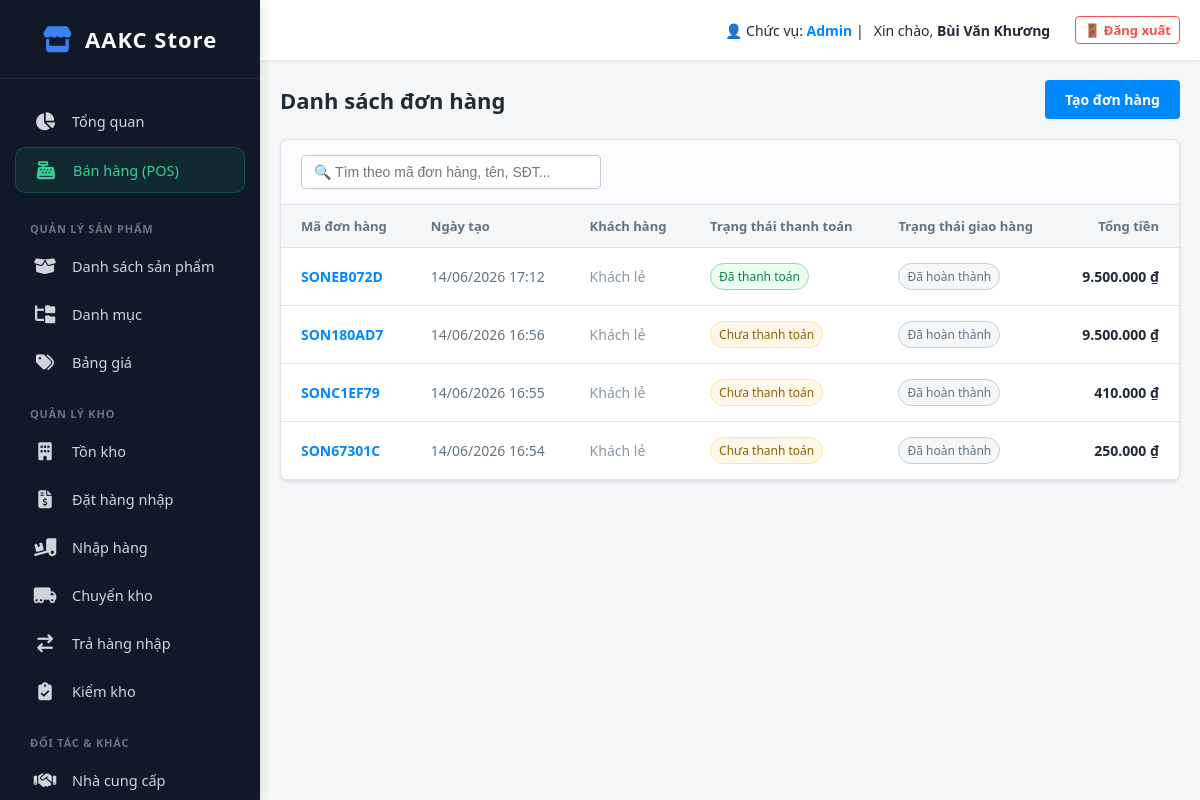
Page /index.php?action=order_list (signed in) on the earlier database version.
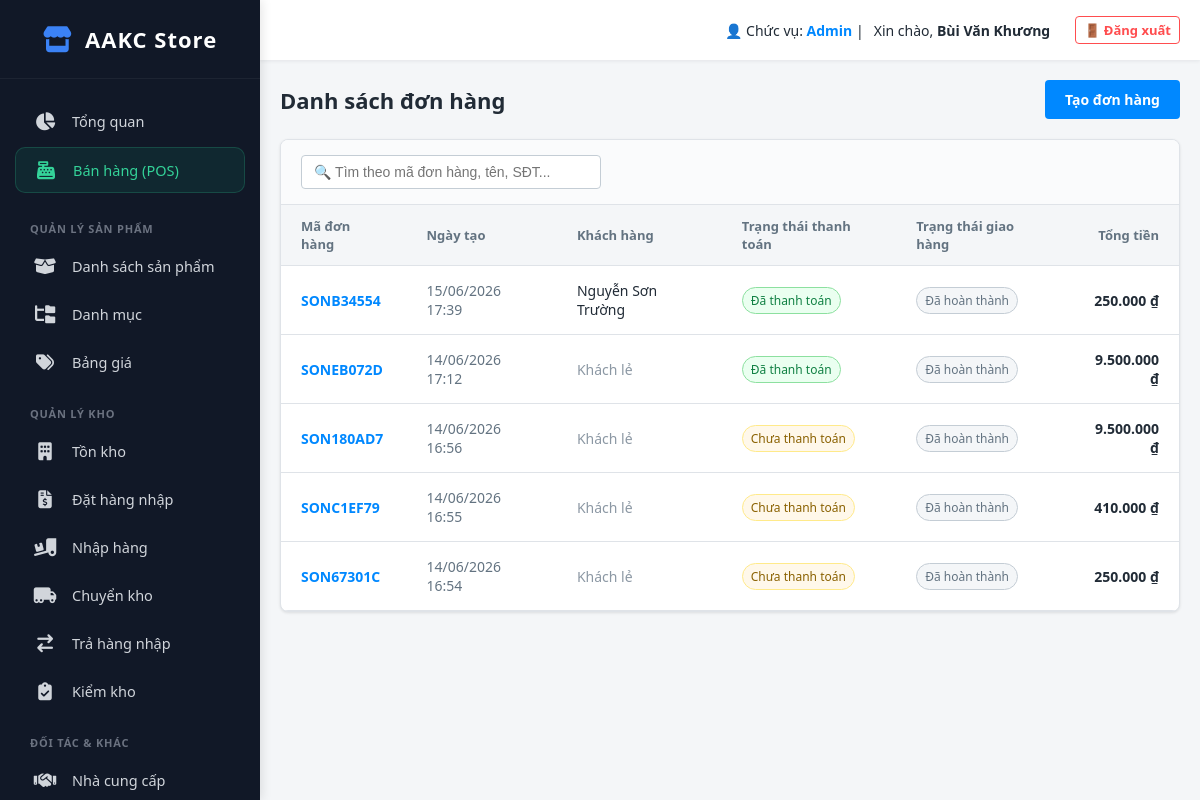
Same page on the later database version.
### tables this page shows
CREATE TABLE `orders` (
  `id` int(11) NOT NULL,
  `order_code` varchar(50) NOT NULL,
  `customer_id` int(11) DEFAULT NULL,
  `branch_id` int(11) DEFAULT NULL,
  `user_id` int(11) DEFAULT NULL,
  `subtotal` decimal(15,2) DEFAULT 0.00,
  `total_product_discount` decimal(15,2) DEFAULT 0.00,
  `total_order_discount` decimal(15,2) DEFAULT 0.00,
  `original_shipping_fee` decimal(15,2) DEFAULT 0.00,
  `total_shipping_discount` decimal(15,2) DEFAULT 0.00,
  `tax_amount` decimal(15,2) DEFAULT 0.00,
  `grand_total` decimal(15,2) DEFAULT 0.00,
  `amount_paid` decimal(15,2) DEFAULT 0.00,
  `sales_channel` enum('pos','web','facebook','shopee') DEFAULT 'pos',
  `payment_status` enum('pending','partial','paid') DEFAULT 'pending',
  `shipping_status` enum('pending','delivering','delivered','returned') DEFAULT 'pending',
  `order_status` enum('draft','processing','completed','cancelled') DEFAULT 'draft',
  `shipping_method` enum('partner','self','pickup','later') DEFAULT 'pickup',
  `shipping_address` text DEFAULT NULL,
  `cod_amount` decimal(15,2) DEFAULT 0.00,
  `note` text DEFAULT NULL,
  `tags` varchar(255) DEFAULT NULL,
  `order_date` datetime DEFAULT current_timestamp(),
  `created_at` timestamp NOT NULL DEFAULT current_timestamp(),
  `payment_method` varchar(50) DEFAULT 'cash'
);

### app/controllers/OrderController.php (called while the page is built, shortened)
<?php
class OrderController
{
    public function list()
    {
        $db = (new Database())->getConnection();
        $query = "SELECT o.*,
                         CONCAT(c.last_name, ' ', c.first_name) AS customer_name
                  FROM orders o
                  LEFT JOIN customers c ON o.customer_id = c.id
                  ORDER BY o.created_at DESC";
        $stmt = $db->prepare($query);
        $stmt->execute();
        $orders = $stmt->fetchAll(PDO::FETCH_ASSOC);
        require_once __DIR__ . '/../views/order/list.php';
    }
}

### public/index.php (called while the page is built, shortened)
<?php
$app = new App();

### app/views/order/list.php (the view, shortened to what this page needs)
<?php require_once __DIR__ . '/../layout/header.php'; ?>
<div class="v3-header">
    <div class="v3-title">Danh sách đơn hàng</div>
    <a href="index.php?action=create_order" class="btn-primary">Tạo đơn hàng</a>
</div>
<div class="v3-card">
    <div class="filter-bar">
        <input type="text" class="search-input" placeholder="🔍 Tìm theo mã đơn hàng, tên, SĐT...">
    </div>
    <table class="v3-table">
        <thead>
            <tr>
                <th>Mã đơn hàng</th>
                <th>Ngày tạo</th>
                <th>Khách hàng</th>
                <th>Trạng thái thanh toán</th>
                <th>Trạng thái giao hàng</th>
                <th style="text-align: right;">Tổng tiền</th>
            </tr>
        </thead>
        <tbody>
            <?php if (empty($orders)): ?>
                <tr>
                    <td colspan="6" style="text-align: center; padding: 40px 0; color: #8c98a4;">
                        Chưa có đơn hàng nào được tạo.
                    </td>
                </tr>
            <?php else: ?>
                <?php foreach ($orders as $o): ?>
                    <tr onclick="window.location='index.php?action=view_order&id=<?php echo $o['id']; ?>'">
                        <td><a href="#" class="order-code"><?php echo htmlspecialchars($o['order_code']); ?></a></td>
                        <td style="color: #637381;"><?php echo date('d/m/Y H:i', strtotime($o['created_at'])); ?></td>
                        <td><?php echo !empty($o['customer_name']) ? htmlspecialchars($o['customer_name']) : '<span style="color:#8c98a4;">Khách lẻ</span>'; ?></td>
                        <td>
                            <?php
                            if ($o['payment_status'] == 'paid') {
                                echo '<span class="badge badge-paid">Đã thanh toán</span>';
                            } elseif ($o['payment_status'] == 'partial') {
                                echo '<span class="badge badge-partial">Thanh toán một phần</span>';
                            } else {
                                echo '<span class="badge badge-pending">Chưa thanh toán</span>';
                            }
                            ?>
                        </td>
                        <td>
                            <?php
                            if ($o['order_status'] == 'completed') {
                                echo '<span class="badge badge-completed">Đã hoàn thành</span>';
                            } else {
                                echo '<span class="badge badge-pending">Đang xử lý</span>';
                            }
                            ?>
                        </td>
                        <td style="text-align: right; font-weight: 600;">
                            <?php echo number_format($o['grand_total'], 0, '', '.'); ?> ₫
                        </td>
                    </tr>
                <?php endforeach; ?>
            <?php endif; ?>
        </tbody>
    </table>
</div>
<?php require_once __DIR__ . '/../layout/footer.php'; ?>

### app/core/App.php (shortened to what this page needs)
<?php
class App
{
    public function __construct()
    {
        $action = isset($_GET['action']) ? $_GET['action'] : 'dashboard';
        if (array_key_exists($action, $this->routes)) {
            $controllerName = $this->routes[$action][0];
            $methodName = $this->routes[$action][1];
            $controllerFile = __DIR__ . '/../controllers/' . $controllerName . '.php';
            if (file_exists($controllerFile)) {
                if (class_exists($controllerName)) {
                    $controller = new $controllerName();
                    if (method_exists($controller, $methodName)) {
                        $controller->{$methodName}();
                    } else {
                        echo "<h2 style='color: red; padding: 20px;'>Lỗi: Hàm {$methodName} không tồn tại trong {$controllerName}!</h2>";
                    }
                } else {
                    echo "<h2 style='color: red; padding: 20px;'>Lỗi: Lớp {$controllerName} không tồn tại!</h2>";
                }
            } else {
                echo "<h2 style='color: red; padding: 20px;'>Lỗi: Không tìm thấy file Controller tại đường dẫn {$controllerFile}!</h2>";
            }
        } else {
            echo "<h2 style='color: red; text-align:center; padding: 50px;'>404 - Trang không tồn tại!</h2>";
        }
    }
}

### app/views/layout/header.php (shortened to what this page needs)
<?php
$current_action = isset($_GET['action']) ? $_GET['action'] : 'dashboard';
$user_session = isset($_SESSION['user']) ? $_SESSION['user'] : ['role' => 'Nhân viên', 'full_name' => 'Khương'];
?>
<!DOCTYPE html>
<html lang="vi">
<head>
    <link rel="stylesheet" href="https://cdnjs.cloudflare.com/ajax/libs/font-awesome/6.4.0/css/all.min.css">
</head>
<body>
    <div class="sidebar">
        <div class="logo"><i class="fa-solid fa-store"></i> AAKC Store</div>
        <div class="menu">
            <a href="index.php?action=dashboard" class="menu-item <?php echo ($current_action == 'dashboard') ? 'active' : ''; ?>">
                <i class="fa-solid fa-chart-pie"></i> Tổng quan
            </a>
            <a href="index.php?action=pos" class="menu-item pos-btn">
                <i class="fa-solid fa-cash-register"></i> Bán hàng (POS)
            </a>
            <div class="menu-heading">Quản lý Sản phẩm</div>
            <a href="index.php?action=product_list" class="menu-item <?php echo ($current_action == 'product_list' || $current_action == 'add_product' || $current_action == 'edit_product') ? 'active' : ''; ?>">
                <i class="fa-solid fa-box-open"></i> Danh sách sản phẩm
            </a>
            <a href="index.php?action=product_category" class="menu-item <?php echo ($current_action == 'product_category' || $current_action == 'add_category' || $current_action == 'edit_category') ? 'active' : ''; ?>">
                <i class="fa-solid fa-folder-tree"></i> Danh mục
            </a>
            <a href="index.php?action=product_price" class="menu-item <?php echo ($current_action == 'product_price' || $current_action == 'add_price') ? 'active' : ''; ?>">
                <i class="fa-solid fa-tags"></i> Bảng giá
            </a>
            <div class="menu-heading">Quản lý Kho</div>
            <a href="index.php?action=inventory_list" class="menu-item <?php echo ($current_action == 'inventory_list') ? 'active' : ''; ?>">
                <i class="fa-solid fa-building"></i> Tồn kho
            </a>
            <a href="index.php?action=purchase_list" class="menu-item <?php echo ($current_action == 'purchase_list' || $current_action == 'add_purchase' || $current_action == 'view_purchase') ? 'active' : ''; ?>">
                <i class="fa-solid fa-file-invoice-dollar"></i> Đặt hàng nhập
            </a>
            <a href="index.php?action=receipt_list" class="menu-item <?php echo ($current_action == 'receipt_list' || $current_action == 'direct_receive' || $current_action == 'receive_purchase') ? 'active' : ''; ?>">
                <i class="fa-solid fa-truck-ramp-box"></i> Nhập hàng
            </a>
            <a href="index.php?action=transfer_list" class="menu-item <?php echo ($current_action == 'transfer_list' || $current_action == 'add_transfer' || $current_action == 'view_transfer') ? 'active' : ''; ?>">
                <i class="fa-solid fa-truck-moving"></i> Chuyển kho
            </a>
            <a href="index.php?action=purchase_return_list" class="menu-item <?php echo ($current_action == 'purchase_return_list' || $current_action == 'add_purchase_return') ? 'active' : ''; ?>">
                <i class="fa-solid fa-arrow-right-arrow-left"></i> Trả hàng nhập
            </a>
            <a href="index.php?action=inventory_check_list" class="menu-item <?php echo ($current_action == 'inventory_check_list' || $current_action == 'add_inventory_check' || $current_action == 'edit_inventory_check') ? 'active' : ''; ?>">
                <i class="fa-solid fa-clipboard-check"></i> Kiểm kho
            </a>
            <div class="menu-heading">Đối tác & Khác</div>
            <a href="index.php?action=supplier_list" class="menu-item <?php echo ($current_action == 'supplier_list' || $current_action == 'add_supplier' || $current_action == 'edit_supplier') ? 'active' : ''; ?>">
                <i class="fa-solid fa-handshake"></i> Nhà cung cấp
            </a>
        </div>
    </div>
    <div class="main-container">
        <div class="topbar">
            <div class="user-profile">
                <span>👤 Chức vụ: <strong style="color:#0088ff;"><?php echo htmlspecialchars($user_session['role']); ?></strong> | </span>
                <span>Xin chào, <strong><?php echo htmlspecialchars($user_session['full_name']); ?></strong></span>
                <a href="index.php?action=logout" style="margin-left: 15px; color: #ff4d4f; text-decoration: none; font-size: 13px; font-weight: bold; border: 1px solid #ff4d4f; padding: 4px 8px; border-radius: 4px;">🚪 Đăng xuất</a>
            </div>
        </div>
        <div class="content-wrapper">

### app/views/layout/footer.php
</div>
</div>
</body>
</html>

### app/views/layout/header.php (style rules this page uses)
* { box-sizing: border-box; margin: 0; padding: 0; }
body { font-family: 'Segoe UI', Tahoma, Geneva, Verdana, sans-serif; background-color: #f4f6f8; color: #212b36; display: flex; height: 100vh; overflow: hidden; }
.sidebar { width: 260px; background: #111827; color: #9ca3af; display: flex; flex-direction: column; flex-shrink: 0; z-index: 100; box-shadow: 2px 0 10px rgba(0,0,0,0.1); }
.sidebar .logo { padding: 24px 20px; font-size: 22px; font-weight: 800; color: #ffffff; text-align: center; border-bottom: 1px solid rgba(255,255,255,0.05); letter-spacing: 1px; display: flex; align-items: center; justify-content: center; gap: 12px; }
.sidebar .logo i { color: #3b82f6; font-size: 26px; }
.sidebar .menu { padding: 20px 15px; overflow-y: auto; flex: 1; }
.sidebar .menu-item { display: flex; align-items: center; gap: 15px; padding: 12px 18px; color: #d1d5db; text-decoration: none; font-size: 14.5px; font-weight: 500; border-radius: 10px; margin-bottom: 4px; transition: all 0.3s cubic-bezier(0.4, 0, 0.2, 1); }
.sidebar .menu-item i { font-size: 18px; width: 24px; text-align: center; transition: transform 0.3s ease; }
.sidebar .menu-item.pos-btn { background: rgba(16, 185, 129, 0.1); color: #34d399; border: 1px solid rgba(52, 211, 153, 0.2); margin-bottom: 10px; }
.sidebar .menu-heading { padding: 18px 15px 8px 15px; font-size: 11px; text-transform: uppercase; color: #6b7280; font-weight: 700; letter-spacing: 0.8px; }
.main-container { flex: 1; display: flex; flex-direction: column; overflow: hidden; }
.topbar { background: #fff; height: 60px; box-shadow: 0 1px 4px rgba(0, 21, 41, 0.08); display: flex; align-items: center; justify-content: flex-end; padding: 0 20px; z-index: 10; flex-shrink: 0; }
.topbar .user-profile { display: flex; align-items: center; gap: 10px; font-size: 14px; font-weight: 500; cursor: pointer; }
.content-wrapper { flex: 1; overflow-y: auto; padding: 20px; }

### app/views/order/list.php (style rules this page uses)
.v3-header { display: flex; justify-content: space-between; align-items: center; margin-bottom: 20px; }
.v3-title { font-size: 22px; font-weight: bold; color: #212b36; }
.btn-primary { background: #0088ff; color: #fff; border: none; padding: 10px 20px; border-radius: 4px; font-weight: 600; cursor: pointer; text-decoration: none; font-size: 14px; }
.v3-card { background: #fff; border-radius: 8px; box-shadow: 0 1px 3px rgba(0, 0, 0, 0.1); border: 1px solid #dfe3e8; overflow: hidden; }
.filter-bar { padding: 15px 20px; border-bottom: 1px solid #dfe3e8; display: flex; gap: 15px; background: #fafbfc; }
.search-input { width: 300px; padding: 8px 12px; border: 1px solid #c4cdd5; border-radius: 4px; font-size: 14px; }
.v3-table { width: 100%; border-collapse: collapse; }
.v3-table th { background: #f4f6f8; text-align: left; padding: 12px 20px; color: #637381; font-weight: 600; font-size: 13px; border-bottom: 1px solid #dfe3e8; }
.v3-table td { padding: 15px 20px; border-bottom: 1px solid #dfe3e8; font-size: 14px; color: #212b36; vertical-align: middle; }
.order-code { color: #0088ff; font-weight: 600; text-decoration: none; }
.badge { padding: 4px 8px; border-radius: 20px; font-size: 12px; font-weight: 500; display: inline-block; }
.badge-paid { background: #eafff0; color: #108043; border: 1px solid #8ce09f; }
.badge-pending { background: #fff8ea; color: #8a6100; border: 1px solid #ffea8a; }
.badge-completed { background: #f4f6f8; color: #637381; border: 1px solid #c4cdd5; }

Differences in the rows shown:
added orders: order_code "SONB34554", created_at "15/06/2026 17:39", customer_name "Nguyễn Sơn Trường", payment_status "Đã thanh toán", order_status "Đã hoàn thành", grand_total "250.000"
